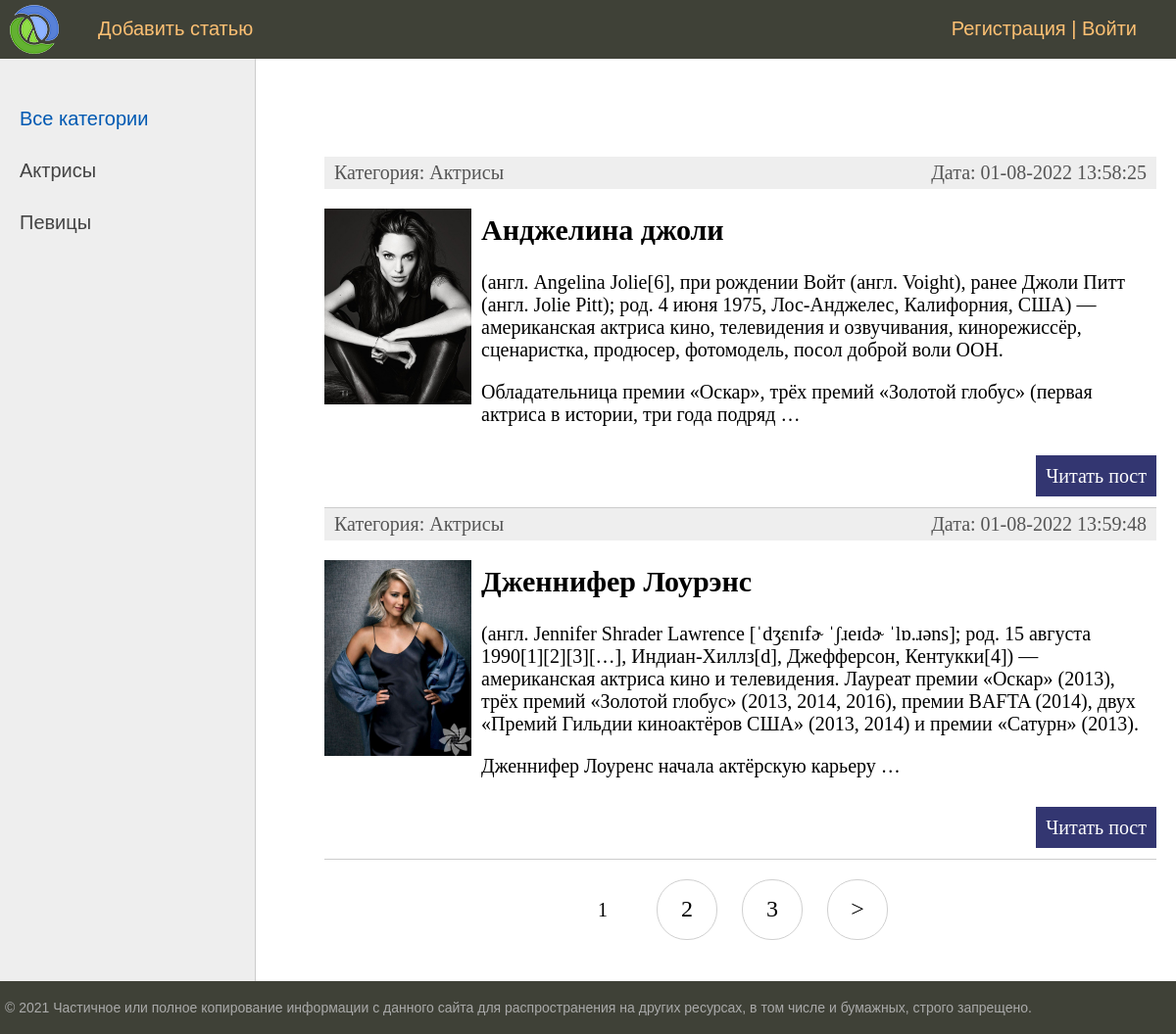
The page / on the database its author committed.
### women/models.py (models this page shows, shortened)
class Category(models.Model):
    name = models.CharField(max_length=100, db_index=True, verbose_name="Категория")
    slug = models.SlugField(max_length=255, unique=True, db_index=True, verbose_name="URL")
    def __str__(self):
        return self.name
    def get_absolute_url(self):
        return reverse('category', kwargs={'cat_slug': self.slug})
    class Meta:
        verbose_name = 'Категория'
        verbose_name_plural = 'Категории'
        ordering = ['id']

class Women(models.Model):
    title = models.CharField(max_length=255, verbose_name="Заголовок")
    slug = models.SlugField(max_length=255, unique=True, db_index=True, verbose_name="URL")
    content = models.TextField(blank=True, verbose_name="Текст статьи")
    photo = models.ImageField(upload_to="photos/%Y/%m/%d/", verbose_name="Фото")
    time_create = models.DateTimeField(auto_now_add=True, verbose_name="Время создания")
    time_update = models.DateTimeField(auto_now=True, verbose_name="Время изменения")
    is_published = models.BooleanField(default=True, verbose_name="Публикация")
    cat = models.ForeignKey('Category', on_delete=models.PROTECT, verbose_name="Категории")
    def get_absolute_url(self):
        return reverse('post', kwargs={'post_slug': self.slug})
    class Meta:
        verbose_name = 'Известные женщины'
        verbose_name_plural = 'Известные женщины'
        ordering = ['id']

### women/views.py (the view)
# urls.py: path('', WomenHome.as_view(), name='home'),
class WomenHome(DataMixin, ListView):
    model = Women
    template_name = 'women/index.html'
    context_object_name = 'posts'
    def get_context_data(self, *, object_list=None, **kwargs):
        context = super().get_context_data(**kwargs)
        c_def = self.get_user_context(title="Главная страница")
        return dict(list(context.items()) + list(c_def.items()))
    def get_queryset(self):
        return Women.objects.filter(is_published=True).select_related('cat')

### women/utils.py (called while the page is built)
    def get_user_context(self, **kwargs):
        context = kwargs
        cats = cache.get('cats')
        if not cats:
            cats = Category.objects.annotate(Count('women'))
            cache.set('cats', cats, 60)
        user_menu = menu.copy()
        if not self.request.user.is_authenticated:
            user_menu.pop(1)
        context['menu'] = user_menu
        context['cats'] = cats
        if 'cat_selected' not in context:
            context['cat_selected'] = 0
        return context

### women/templates/women/index.html (shortened to what this page needs)
{% extends 'women/base.html' %}
{% block content %}
<ul class="list-articles">
	{% for p in posts %}
			<li><div class="article-panel">
	<p class="first">Категория: {{p.cat}}</p>
	<p class="last">Дата: {{p.time_update|date:"d-m-Y H:i:s"}}</p>
</div>
{% if p.photo %}
	<p><img class="img-article-left thumb" src="{{p.photo.url}}"></p>
{% endif %}
				<h2>{{p.title}}</h2>
	{% autoescape on %}
	{{p.content|linebreaks|truncatewords:50}}
	{% endautoescape %}
			<p class="link-read-post"><a href="{{ p.get_absolute_url }}">Читать пост</a></p>
			</li>
	{% endfor %}
</ul>
{% endblock %}

### women/templates/women/base.html (shortened to what this page needs)
{% load static %}
{% load women_tags %}
<!DOCTYPE html>
<html>
<head>
	<link type="text/css" href="{% static 'women/css/styles.css' %}" rel="stylesheet" />
</head>
<body>
<table class="table-page" border=0 cellpadding="0" cellspacing="0">
<tr><td valign=top>
{% block mainmenu %}
		<div class="header">
			<ul id="mainmenu" class="mainmenu">
			<li class="logo"><a href="{% url 'home' %}"><div class="logo"></div></a></li>
{% for m in menu %}
			<li><a href="{% url m.url_name %}">{{m.title}}</a></li>
{% endfor %}
				{% if request.user.is_authenticated %}
				<li class="last"> {{user.username}} | <a href="{% url 'logout' %}">Выйти</a></li>
				{% else %}
				<li class="last"><a href="{% url 'register' %}">Регистрация</a> | <a href="{%url 'login' %}">Войти</a></li>
				{% endif %}
			</ul>
		</div>
{% endblock mainmenu %}
<table class="table-content" border=0 cellpadding="0" cellspacing="0">
<tr>
	<td valign="top" class="left-chapters">
	<ul id="leftchapters">
{% if cat_selected == 0 %}
		<li class="selected">Все категории</li>
{% else %}
		<li><a href="{% url 'home' %}">Все категории</a></li>
{% endif %}
{% for c in cats %}
{% if c.women__count > 0 %}
	{% if c.pk == cat_selected %}
		<li class="selected">{{c.name}}</li>
	{% else %}
		<li><a href="{{ c.get_absolute_url }}">{{c.name}}</a></li>
	{% endif %}
{% endif %}
{% endfor %}
	</ul>
</td>
<td valign="top" class="content">
	<div class="content-text">
{% block content %}
{% endblock %}
{% if page_obj.has_other_pages %}
<nav class="list-pages">
    <ul>
        {% for p in paginator.page_range %}
		{% if page_obj.number == p %}
        <li class="page-num page-num-selected">{{ p }}</li>
		{% elif p >= page_obj.number|add:-2 and p <= page_obj.number|add:2  %}
        <li class="page-num">
            <a href="?page={{ p }}">{{ p }}</a>
        </li>
		{% endif %}
        {% endfor %}
{% if page_obj.has_next %}
<li class="page-num">
	<a href="?page={{ page_obj.next_page_number }}">&gt;</a>
</li>
{% endif %}
    </ul>
</nav>
{% endif %}
	</div>
</td></tr></table>
</td></tr>
<tr><td valign=top>
	<div id="footer">
		<p>&copy; 2021 Частичное или полное копирование информации с данного сайта для распространения на других ресурсах, в том числе и бумажных, строго запрещено.</p>
	</div>
</td></tr></table>
</body>
</html>

### women/static/women/css/styles.css (style rules this page uses)
html, body { font-family: 'Arial'; margin: 0; padding: 0; height: 100%; width: 100%; color: #444; }
a { color: #0059b2; text-decoration: none; }
img { max-width: 600px; height: auto; }
img.img-article-left { max-width: 300px; height: auto; float: left; padding: 0 10px 10px 0; }
img.img-article-left.thumb { max-width: 150px; height: auto; }
p.link-read-post { text-align: right; }
p.link-read-post a { padding: 10px; min-width: 100px; background: #333671; color: #fff; text-decoration: none; }
div.article-panel { background: #eee; padding: 5px 10px 5px 10px; box-sizing: border-box; overflow: hidden; color: #555; }
div.article-panel p.first { margin: 0; float: left; }
div.article-panel p.last { margin: 0; float: right; }
ul.list-articles { list-style: none; margin: 0; padding: 0; }
ul.list-articles li { border-bottom: 1px solid #ccc; }
.table-page { width: 100%; height: 100%; vertical-align: top; }
.table-page tr { height: 100%; }
.header { background: #3F4137; height: 60px; }
.logo { background: url('../images/logo.png') no-repeat 10px 5px; width: 70px; height: 60px; }
ul.mainmenu { list-style: none; margin: 0; padding: 0; height: 60px; color: #fdc073; font-size: 20px; overflow: hidden; }
ul.mainmenu li { float: left; margin: 18px 40px 0 30px; }
ul.mainmenu li.logo { margin: 0; }
ul.mainmenu li.last { float: right; }
ul.mainmenu li a { color: #fdc073; text-decoration: none; }
.table-content { width: 100%; min-height: 100%; height: 100%; }
.left-chapters { margin: 0; background: #eee; border-right: 1px solid #ccc; min-height: 100%; }
.left-chapters ul { width: 230px; min-height: 100%; margin: 0; padding: 20px 10px 10px 20px; list-style: none; font-size: 20px; }
.left-chapters ul li { margin: 30px 0 0 0; color: #999; }
.left-chapters ul li.selected { color: #0059b2; }
.left-chapters ul li a { color: #444; text-decoration: none; }
.content { padding: 40px 20px 20px 40px; width: 100%; box-sizing: border-box; }
.content-text { margin: 60px 0 0 30px; color: #000; font-size: 20px; font-family: Yandex Sans Display Light; }
#footer { box-sizing: border-box; background: #3F4137; padding: 5px; color: #aaa; font-size: 14px; font-family: Verdana, Geneva, Arial, Helvetica; text-align: left; overflow: hidden; }
.list-pages { text-align: center; margin: 0 0 20px 0; }
.list-pages ul { margin: 20px 0 0 0; padding: 0; list-style: none; }
.list-pages ul li { display: inline-block; margin: 0 20px 0 0; }
.list-pages a { color: #000; font-size: 24px; text-decoration: none; }
.list-pages .page-num, .page-num-selected { display: inline-block; width: 60px; height: 44px; padding: 16px 0 0 0; border: 1px solid #d0d0d0; border-radius: 30px; }
.list-pages .page-num-selected { border: none; color: #000; font-size: 20px; }

### rows shown on the page
Category: name "Актрисы"
Category: name "Певицы"
Women: cat "Актрисы", time_update "01-08-2022 13:58:25", photo (picture), title "Анджелина джоли", content "(англ. Angelina Jolie[6], при рождении Войт (англ. Voight), ранее Джоли Питт (англ. Jolie Pitt); род. 4 июня 1975, Лос-Анджелес, Калифорния, США) — американская актриса кино, телевидения и озвучивания, кинорежиссёр, сценаристка, продюсер, фотомодель, посол доброй воли ООН. Обладательница премии «Оскар», трёх премий «Золотой глобус» (первая актриса в истории, три года подряд …"
Women: cat "Актрисы", time_update "01-08-2022 13:59:48", photo (picture), title "Дженнифер Лоурэнс", content "(англ. Jennifer Shrader Lawrence [ˈdʒɛnɪfɚ ˈʃɹeɪdɚ ˈlɒ.ɹəns]; род. 15 августа 1990[1][2][3][…], Индиан-Хиллз[d], Джефферсон, Кентукки[4]) — американская актриса кино и телевидения. Лауреат премии «Оскар» (2013), трёх премий «Золотой глобус» (2013, 2014, 2016), премии BAFTA (2014), двух «Премий Гильдии киноактёров США» (2013, 2014) и премии «Сатурн» (2013). Дженнифер Лоуренс начала актёрскую карьеру …"

### other values the page prints
{{ m.title }} "Добавить статью"
{{ p }} "1"
{{ p }} "2" "3"
